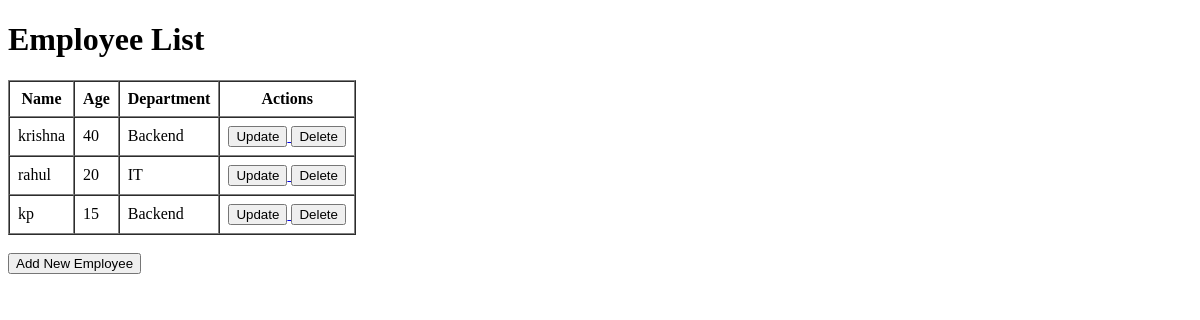
Page /api/ on the earlier database version.
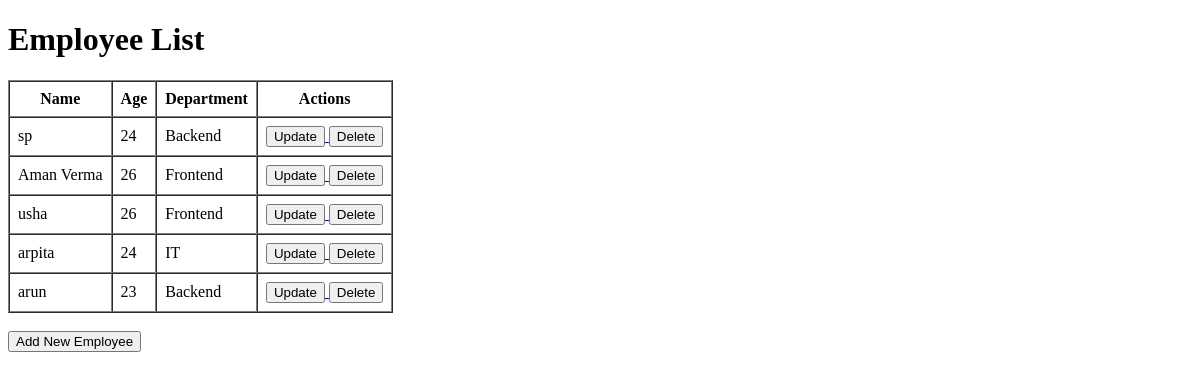
Same page on the later database version.
### app/models/employee_models.py (models this page shows)
class Employee(db.Model):
    __tablename__ = 'employees'
    id = db.Column(db.Integer, primary_key=True)
    name = db.Column(db.String(100), nullable=False)
    age = db.Column(db.Integer, nullable=False)
    department = db.Column(db.String(50), nullable=False)

### app/routes/employee_routes.py (the view)
@employee_bp.route("/",methods=["GET"])
def emps():
    employees=Employee.query.all()
    return render_template("employee_list.html",employees=employees)

### app/templates/employee_list.html (shortened to what this page needs)
<!DOCTYPE html>
<html lang="en">
<head>
</head>
<body>
    <h1>Employee List</h1>
    <table border="1" cellpadding="8" cellspacing="0">
        <tr>
            <th>Name</th>
            <th>Age</th>
            <th>Department</th>
            <th>Actions</th>
        </tr>
        {% for emp in employees %}
        <tr>
            <td>{{ emp.name }}</td>
            <td>{{ emp.age }}</td>
            <td>{{ emp.department }}</td>
            <td>
                <a href="{{ url_for('employee_bp.update_emp', id=emp.id) }}">
                    <button type="button">Update</button>
                </a>
                <form action="{{ url_for('employee_bp.delete_emp', id=emp.id) }}" method="POST" style="display:inline;">
                    <button type="submit" onclick="return confirm('Are you sure you want to delete this employee?');">
                        Delete
                    </button>
                </form>
            </td>
        </tr>
        {% endfor %}
    </table>
    <br>
    <a href="{{ url_for('employee_bp.emp') }}">
        <button type="button">Add New Employee</button>
    </a>
</body>
</html>

Differences in the rows shown:
changed Employee (number 1 of 5 on the later page): name "krishna" → "sp"; age "40" → "24"
changed Employee: name "rahul" → "Aman Verma"; age "20" → "26"; department "IT" → "Frontend"
changed Employee: name "kp" → "usha"; age "15" → "26"; department "Backend" → "Frontend"
added Employee: name "arpita", age "24", department "IT"
added Employee: name "arun", age "23", department "Backend"
